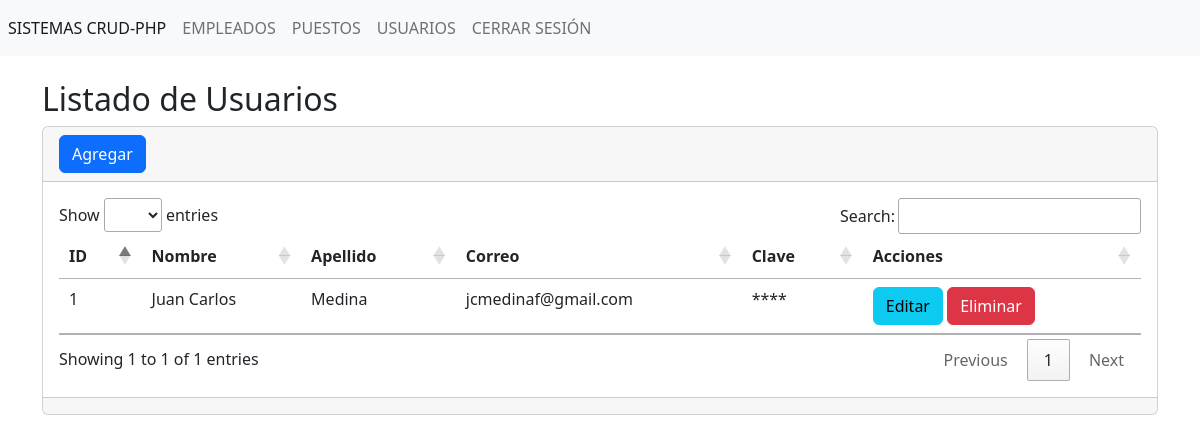
/secciones/usuarios/index.php (signed in), run on the app's committed database.
### tables this page shows
CREATE TABLE IF NOT EXISTS `usuarios` (
  `idUsuario` INT AUTO_INCREMENT PRIMARY KEY,
  `nombre` VARCHAR(50) NOT NULL,
  `apellido` VARCHAR(50) NOT NULL,
  `correo` VARCHAR(100) NOT NULL UNIQUE,
  `clave` VARCHAR(255) NOT NULL,
  `creado_el` TIMESTAMP DEFAULT CURRENT_TIMESTAMP
);

### secciones/usuarios/index.php (the view, shortened to what this page needs)
<?php
include('../../db.php');
$sentencia=$conexion->prepare("SELECT * FROM usuarios");
$sentencia->execute();
$lista_usuarios=$sentencia->fetchAll(PDO::FETCH_ASSOC);
?>
<?php  include_once('../../templates/header.php');  ?>
<h2>Listado de Usuarios</h2>
<div class="card">
    <div class="card-header">
        <a name="btn" id="" class="btn btn-primary" href="crear.php" role="button">Agregar</a>
    </div>
    <div class="card-body">
      <div class="table-responsive-sm">
        <table class="table" id="tablaID">
            <thead>
                <tr>
                    <th scope="col">ID</th>
                    <th scope="col">Nombre</th>
                    <th scope="col">Apellido</th>
                    <th scope="col">Correo</th>
                    <th scope="col">Clave</th>
                    <th scope="col">Acciones</th>
                </tr>
            </thead>
            <tbody>
                <?php foreach($lista_usuarios as $usuarios){ ?>
                    <tr class="">
                        <td scope="row"><?php echo  $usuarios['idUsuario']; ?></td>
                        <td><?php echo  $usuarios['nombre']; ?></td>
                        <td><?php echo  $usuarios['apellido']; ?></td>
                        <td><?php echo  $usuarios['correo']; ?></td>
                        <td>****</td>
                        <td>
                            <a name="btn" id="" class="btn btn-info" href="editar.php?txtId=<?php echo $usuarios['idUsuario']; ?>" role="button">Editar</a>
                            <a name="btn" id="" class="btn btn-danger" href="javascript:borrar(<?php echo $usuarios['idUsuario']; ?>)" role="button">Eliminar</a>
                        </td>
                    </tr>
                <?php } ?>
            </tbody>
        </table>
      </div>
    </div>
    <div class="card-footer text-muted">
    </div>
</div>
<?php include("../../templates/footer.php") ?>

### data on the page
usuarios: idUsuario "1", nombre "Juan Carlos", apellido "Medina", correo "jcmedinaf@gmail.com"
